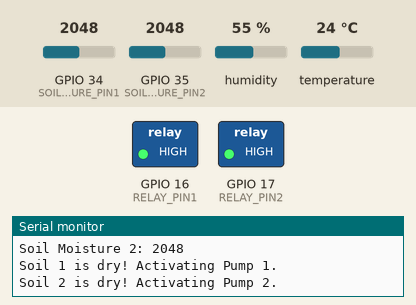
Bench run of a sketch on a simulated ESP32. On the bench: switched loads named in the sketch (green lamp = pin HIGH), the last lines printed to the serial monitor. The test bench sets the inputs (shaded band); at power-on: GPIO 34 (SOIL_MOISTURE_PIN1) = 2048, GPIO 35 (SOIL_MOISTURE_PIN2) = 2048, humidity 55 %, temperature 24 °C. WiFi joins after 1.5 s; servers stay silent unless stated.

Above: at 3.0 s.
3.1 s: GPIO 34 (SOIL_MOISTURE_PIN1) set to 2971
5.8 s: GPIO 34 (SOIL_MOISTURE_PIN1) set to 3044
At 7.1 s:
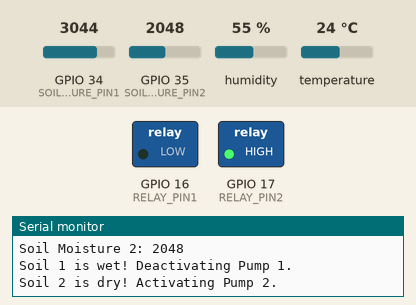
8.5 s: GPIO 34 (SOIL_MOISTURE_PIN1) set to 2960
At 10.2 s:
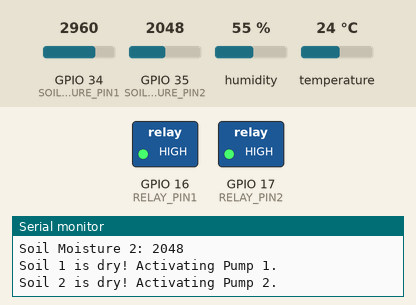
11.4 s: GPIO 35 (SOIL_MOISTURE_PIN2) set to 2954
14.1 s: GPIO 35 (SOIL_MOISTURE_PIN2) set to 3030
At 17.2 s:
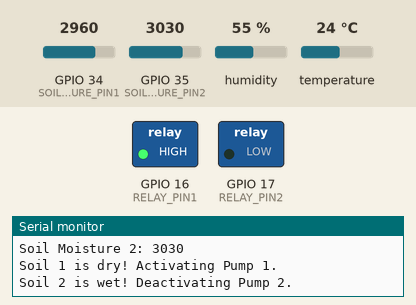
17.5 s: GPIO 35 (SOIL_MOISTURE_PIN2) set to 2960
At 18.8 s:
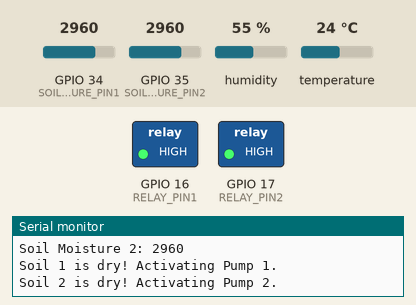
Timing chart, 0 to 20.5 s (numbered marks = the images above; inputs shaded):
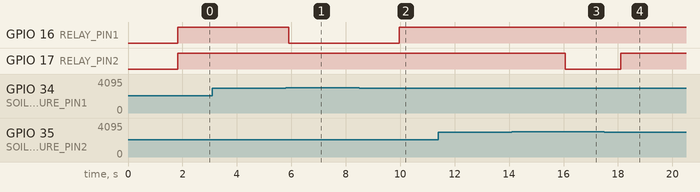

The sketch:

SmartSoilSystem.ino
```cpp
#define BLYNK_TEMPLATE_ID "TMPL3jxp05Y-n"
#define BLYNK_TEMPLATE_NAME "smartsoil"
#define BLYNK_AUTH_TOKEN "l-oG7kP3x8WMEjgLSTsIju43R29QhMob"
#include <DHT.h>
#include <BlynkSimpleEsp32.h>

// Blynk Auth Token
char auth[] = "l-oG7kP3x8WMEjgLSTsIju43R29QhMob";  // Replace with your Blynk Auth Token

// Pin Definitions
#define DHT_PIN 4              // Pin for DHT sensor (if used)
#define DHT_TYPE DHT11         // DHT11 or DHT22 sensor

#define SOIL_MOISTURE_PIN1 34  // Soil Moisture Sensor 1 (Analog input)
#define SOIL_MOISTURE_PIN2 35  // Soil Moisture Sensor 2 (Analog input)

#define RELAY_PIN1 16          // Relay control pin for Pump 1
#define RELAY_PIN2 17          // Relay control pin for Pump 2

// Blynk Virtual Pins for Soil Moisture and Pump Control
#define VPIN_SOIL_MOISTURE1 V1
#define VPIN_SOIL_MOISTURE2 V2
#define VPIN_PUMP1 V3
#define VPIN_PUMP2 V4

DHT dht(DHT_PIN, DHT_TYPE);  // Initialize DHT sensor

void setup() {
  // Start Serial Monitor for debugging
  Serial.begin(115200);

  // Initialize DHT sensor
  dht.begin();

  // Set Relay pins as OUTPUT
  pinMode(RELAY_PIN1, OUTPUT);
  pinMode(RELAY_PIN2, OUTPUT);

  // Set soil moisture sensor pins as INPUT
  pinMode(SOIL_MOISTURE_PIN1, INPUT);
  pinMode(SOIL_MOISTURE_PIN2, INPUT);

  // Connect to Blynk
  Blynk.begin(auth, "network", "1122334455");  // Replace with your WiFi credentials
}

void loop() {
  // Read Soil Moisture levels from both sensors (Analog readings)
  int soilMoisture1 = analogRead(SOIL_MOISTURE_PIN1);
  int soilMoisture2 = analogRead(SOIL_MOISTURE_PIN2);

  // Read temperature and humidity (if needed)
  float temperature = dht.readTemperature();
  float humidity = dht.readHumidity();

  // Check if DHT readings are valid
  if (isnan(temperature) || isnan(humidity)) {
    Serial.println("Failed to read from DHT sensor!");
    return;
  }

  // Print temperature, humidity, and soil moisture levels to the Serial Monitor
  Serial.print("Temperature: ");
  Serial.print(temperature);
  Serial.print(" °C, Humidity: ");
  Serial.print(humidity);
  Serial.print(" %\n");

  Serial.print("Soil Moisture 1: ");
  Serial.println(soilMoisture1);
  Serial.print("Soil Moisture 2: ");
  Serial.println(soilMoisture2);

  // Define a threshold value for soil moisture (indicating dry soil)
  int moistureThreshold = 3000;  // Moisture value below 400 indicates dry soil (calibrate as needed)

  // Check if soil moisture is below threshold and start the pump if dry
  if (soilMoisture1 < moistureThreshold) {
    Serial.println("Soil 1 is dry! Activating Pump 1.");
    digitalWrite(RELAY_PIN1, HIGH);  // Turn on Pump 1
    Blynk.virtualWrite(VPIN_PUMP1, HIGH); // Update Blynk Button to ON
  } else {
    Serial.println("Soil 1 is wet! Deactivating Pump 1.");
    digitalWrite(RELAY_PIN1, LOW);   // Turn off Pump 1
    Blynk.virtualWrite(VPIN_PUMP1, LOW); // Update Blynk Button to OFF
  }

  if (soilMoisture2 < moistureThreshold) {
    Serial.println("Soil 2 is dry! Activating Pump 2.");
    digitalWrite(RELAY_PIN2, HIGH);  // Turn on Pump 2
    Blynk.virtualWrite(VPIN_PUMP2, HIGH); // Update Blynk Button to ON
  } else {
    Serial.println("Soil 2 is wet! Deactivating Pump 2.");
    digitalWrite(RELAY_PIN2, LOW);   // Turn off Pump 2
    Blynk.virtualWrite(VPIN_PUMP2, LOW); // Update Blynk Button to OFF
  }

  // Send soil moisture levels to Blynk app
  Blynk.virtualWrite(VPIN_SOIL_MOISTURE1, soilMoisture1);
  Blynk.virtualWrite(VPIN_SOIL_MOISTURE2, soilMoisture2);

  // Update DHT data (temperature and humidity) to Blynk (Optional)
  Blynk.virtualWrite(V5, temperature);  // Virtual Pin 5 for temperature
  Blynk.virtualWrite(V6, humidity);     // Virtual Pin 6 for humidity

  // Run Blynk in the background
  Blynk.run();

  // Delay before checking again
  delay(2000);  // Delay in milliseconds (e.g., 2 seconds)
}
```

Measured:
- the behaviour switches between 2999 and 3000 on GPIO 34 (SOIL_MOISTURE_PIN1) (found by bisection; images 0 and 1)
- the behaviour switches between 2999 and 3000 on GPIO 35 (SOIL_MOISTURE_PIN2) (found by bisection; images 2 and 3)
- after the input at 5.8 s, GPIO 16 (RELAY_PIN1): HIGH → LOW after 0.10 s
- after the input at 8.5 s, GPIO 16 (RELAY_PIN1): LOW → HIGH after 1.5 s
- after the input at 14.1 s, GPIO 17 (RELAY_PIN2): HIGH → LOW after 2.0 s
- after the input at 17.5 s, GPIO 17 (RELAY_PIN2): LOW → HIGH after 0.60 s
